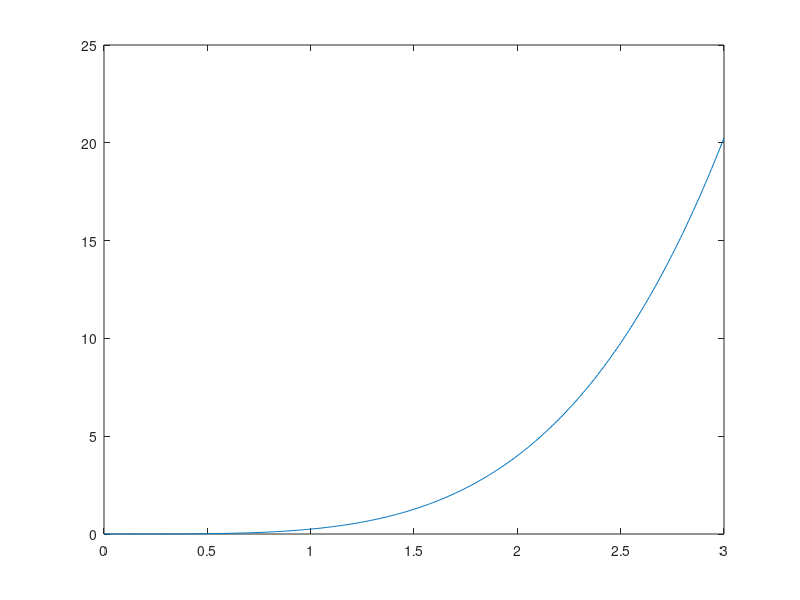
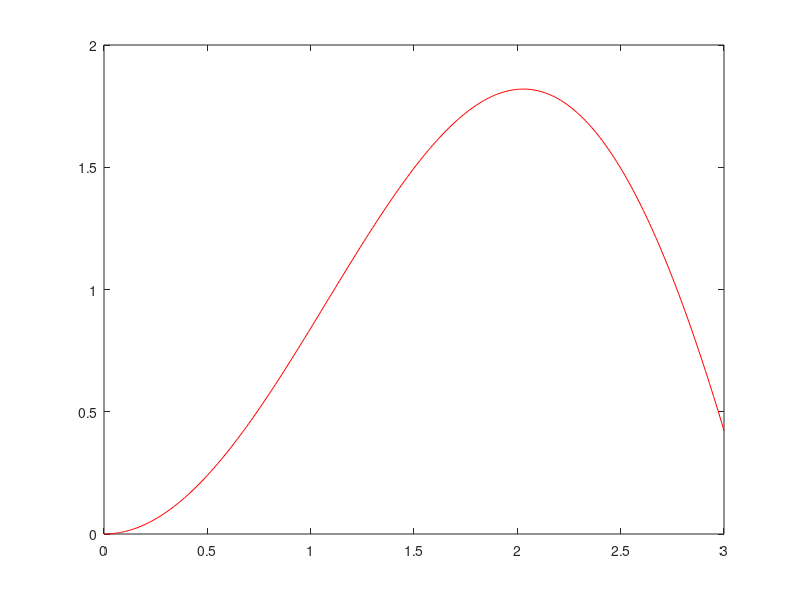
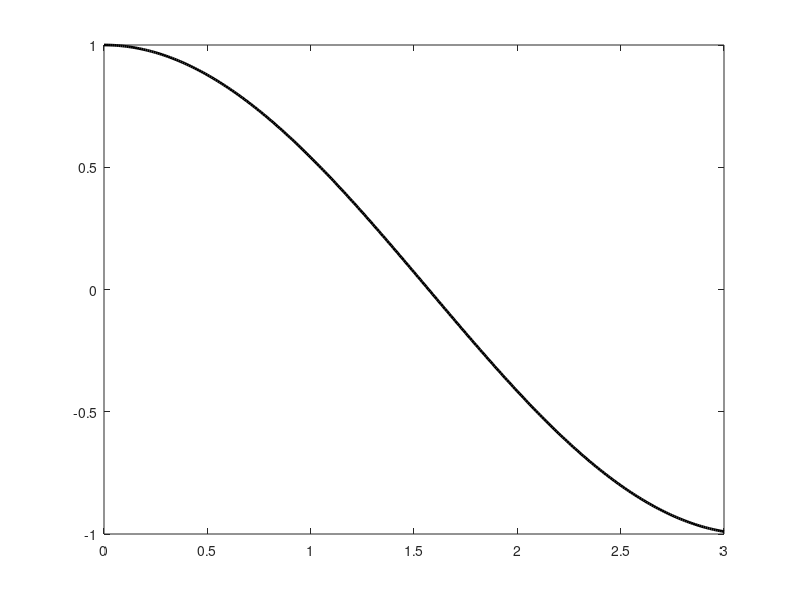
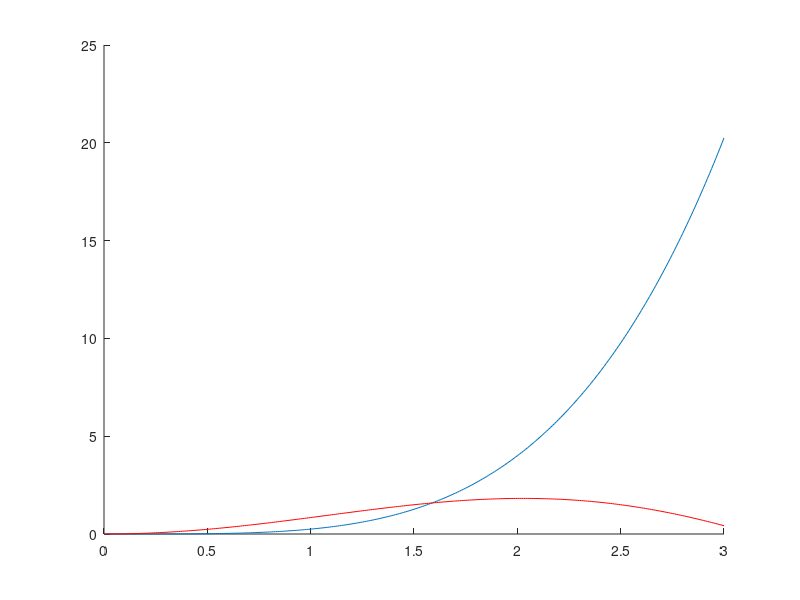

The MATLAB source for these figures, in order:
function Grafice
%deseneaza grafice
close all

x=0:0.01:3;
y1=x.^4/4;
y2=x.*sin(x);
y3=cos(x);

figure(1)
plot(x,y1)
figure(2)
plot(x,y2,'color','r')
figure(3)
plot(x,y3,'color','k','LineWidth',2)
figure(4)
hold on
plot(x,y1)
plot(x,y2,'r')

m=0;
s=1;
